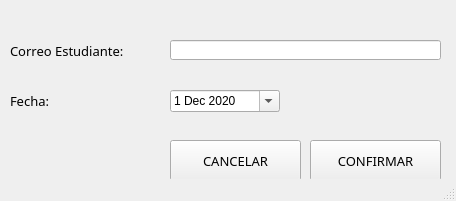
<?xml version="1.0" encoding="UTF-8"?>
<ui version="4.0">
 <class>DatosInasistencia</class>
 <widget class="QMainWindow" name="DatosInasistencia">
  <property name="geometry">
   <rect>
    <x>0</x>
    <y>0</y>
    <width>456</width>
    <height>201</height>
   </rect>
  </property>
  <property name="windowTitle">
   <string>Registrar Inasistencias</string>
  </property>
  <widget class="QWidget" name="centralwidget">
   <widget class="QLabel" name="label">
    <property name="geometry">
     <rect>
      <x>10</x>
      <y>90</y>
      <width>71</width>
      <height>21</height>
     </rect>
    </property>
    <property name="font">
     <font>
      <family>Arial Rounded MT Bold</family>
      <pointsize>10</pointsize>
     </font>
    </property>
    <property name="text">
     <string>Fecha:</string>
    </property>
   </widget>
   <widget class="QLabel" name="label_2">
    <property name="geometry">
     <rect>
      <x>10</x>
      <y>40</y>
      <width>131</width>
      <height>21</height>
     </rect>
    </property>
    <property name="font">
     <font>
      <family>Arial Rounded MT Bold</family>
      <pointsize>10</pointsize>
     </font>
    </property>
    <property name="text">
     <string>Correo Estudiante:</string>
    </property>
   </widget>
   <widget class="QLineEdit" name="correo">
    <property name="geometry">
     <rect>
      <x>170</x>
      <y>40</y>
      <width>271</width>
      <height>20</height>
     </rect>
    </property>
   </widget>
   <widget class="QDateEdit" name="fecha">
    <property name="geometry">
     <rect>
      <x>170</x>
      <y>90</y>
      <width>110</width>
      <height>22</height>
     </rect>
    </property>
    <property name="minimumDateTime">
     <datetime>
      <hour>0</hour>
      <minute>0</minute>
      <second>0</second>
      <year>1752</year>
      <month>9</month>
      <day>14</day>
     </datetime>
    </property>
    <property name="maximumTime">
     <time>
      <hour>23</hour>
      <minute>59</minute>
      <second>59</second>
     </time>
    </property>
    <property name="calendarPopup">
     <bool>true</bool>
    </property>
    <property name="date">
     <date>
      <year>2020</year>
      <month>12</month>
      <day>1</day>
     </date>
    </property>
   </widget>
   <widget class="QPushButton" name="cancelar">
    <property name="geometry">
     <rect>
      <x>170</x>
      <y>140</y>
      <width>131</width>
      <height>41</height>
     </rect>
    </property>
    <property name="font">
     <font>
      <family>Arial Rounded MT Bold</family>
      <pointsize>10</pointsize>
      <weight>50</weight>
      <bold>false</bold>
     </font>
    </property>
    <property name="text">
     <string>CANCELAR</string>
    </property>
    <property name="checkable">
     <bool>false</bool>
    </property>
    <property name="autoDefault">
     <bool>false</bool>
    </property>
    <property name="default">
     <bool>false</bool>
    </property>
    <property name="flat">
     <bool>false</bool>
    </property>
   </widget>
   <widget class="QPushButton" name="confirmar">
    <property name="geometry">
     <rect>
      <x>310</x>
      <y>140</y>
      <width>131</width>
      <height>41</height>
     </rect>
    </property>
    <property name="font">
     <font>
      <family>Arial Rounded MT Bold</family>
      <pointsize>10</pointsize>
      <weight>50</weight>
      <bold>false</bold>
     </font>
    </property>
    <property name="text">
     <string>CONFIRMAR</string>
    </property>
    <property name="checkable">
     <bool>false</bool>
    </property>
    <property name="autoDefault">
     <bool>false</bool>
    </property>
    <property name="default">
     <bool>false</bool>
    </property>
    <property name="flat">
     <bool>false</bool>
    </property>
   </widget>
  </widget>
  <widget class="QStatusBar" name="statusbar"/>
 </widget>
 <resources/>
 <connections/>
</ui>
